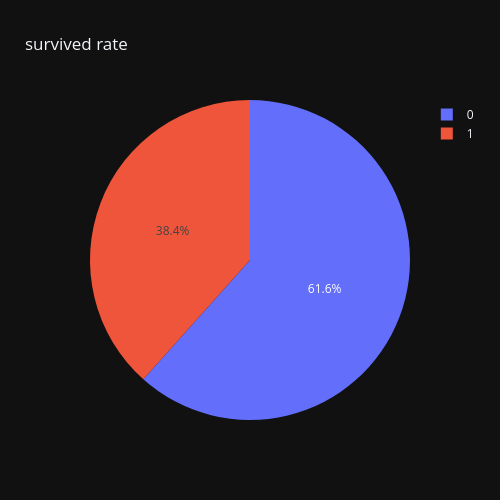

Notebook source saved alongside this figure:
### Code cell
survived_count = df['survived'].value_counts()
px.pie(names=survived_count.index,values=survived_count.values,
       title='survived rate',template='plotly_dark',
       width=500 , height=500)

### Figure 1 — Plotly figure (JSON) as saved in the notebook; plotly's stock layout.template omitted (floating-point values rounded to 4 significant figures)
{"data": [{"domain": {"x": [0, 1], "y": [0, 1]}, "hovertemplate": "label=%{label}<br>value=%{value}<extra></extra>", "labels": [0, 1], "legendgroup": "", "name": "", "showlegend": true, "type": "pie", "values": [549, 342]}], "layout": {"height": 500, "legend": {"tracegroupgap": 0}, "title": {"text": "survived rate"}, "width": 500}}
